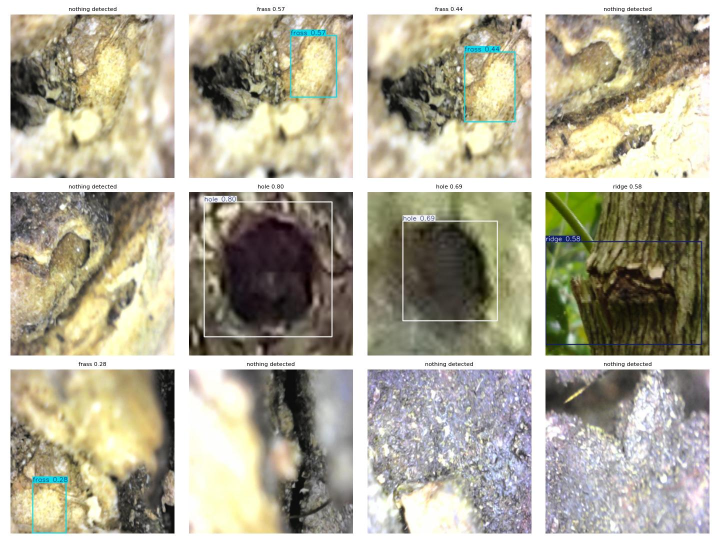
#> input picture cwsb_micro_det_v1/test_predictions.jpg, 1440 x 1080 px, given in place of g, which was not available (shown at 1/2 size)
$ python -i remove_bg.py   (imports and definitions only)
#> lines starting #> are read from the running program, lines starting #| are printed output that depends on the picture
"""Label-free background removal for stem close-ups.

No annotations, no extra model download: OpenCV GrabCut seeded with a centre
rectangle, which works because the capture protocol puts the stem in the
middle of the frame.

THE RULE: whatever this does to an image must happen in BOTH training and
serving. The model is trained on the output of `apply()`, so the API must
call the same `apply()` before predicting. Masking only at prediction time
makes things worse - measured, see reports/mask_experiment_images_16_11.csv.

It is deliberately conservative: when GrabCut collapses (finds nothing) or
keeps nearly everything, the mask is rejected and the original image is
returned unchanged, with `ok=False`. Whole-plant canopy photos fail this way
about 80% of the time - there is no figure/ground to separate - so this is
for stem close-ups only.

  python src/remove_bg.py images_16_11 --check          # CAN I use removal on this data?
  python src/remove_bg.py images_16_11 --out work/nobg/images_16_11
  python src/remove_bg.py images_16_11 --out work/nobg/x --fill blur --preview
"""
import argparse
import random
from pathlib import Path

import cv2
import numpy as np
from PIL import Image, ImageOps

ROOT = Path(__file__).resolve().parents[1]
EXTS = {".jpg", ".jpeg", ".png", ".webp", ".bmp"}

WORK = 480          # GrabCut runs at this long side, then the mask is upscaled
MARGIN = 0.12       # seed rectangle inset from each edge
ITERS = 5
KEEP_MIN, KEEP_MAX = 0.08, 0.85   # outside this the mask is not trusted
FEATHER = 7         # soft edge, avoids a hard cut-out look


def mask_for(rgb):
    """Foreground mask (float 0..1, image size). Uses no labels."""
    h, w = rgb.shape[:2]
    s = WORK / max(h, w)
    small = cv2.resize(rgb, (max(int(w * s), 1), max(int(h * s), 1)))
    sh, sw = small.shape[:2]
    rect = (int(sw * MARGIN), int(sh * MARGIN),
            int(sw * (1 - 2 * MARGIN)), int(sh * (1 - 2 * MARGIN)))

    m = np.zeros((sh, sw), np.uint8)
    bgd, fgd = np.zeros((1, 65), np.float64), np.zeros((1, 65), np.float64)
    try:
        cv2.grabCut(cv2.cvtColor(small, cv2.COLOR_RGB2BGR), m, rect,
                    bgd, fgd, ITERS, cv2.GC_INIT_WITH_RECT)
    except cv2.error:
        return None
    fg = np.where((m == cv2.GC_FGD) | (m == cv2.GC_PR_FGD), 1.0, 0.0).astype(np.float32)

    # keep only the largest blob: drops specks of stray foreground
    n, lab, stats, _ = cv2.connectedComponentsWithStats((fg > 0.5).astype(np.uint8), 8)
    if n > 1:
        biggest = 1 + int(np.argmax(stats[1:, cv2.CC_STAT_AREA]))
        fg = (lab == biggest).astype(np.float32)

    fg = cv2.GaussianBlur(fg, (FEATHER, FEATHER), 0)
    return cv2.resize(fg, (w, h), interpolation=cv2.INTER_LINEAR)


def apply(pil, fill="black"):
    """(PIL image, ok, kept_fraction). ok=False -> original returned unchanged.

    fill: 'black' | 'grey' | 'blur'  - what replaces the background.
          'blur' keeps the scene's colours but destroys its detail, which is
          gentler than a hard cut-out and closer to what the camera sees.
    """
    rgb = np.asarray(pil.convert("RGB"))
    m = mask_for(rgb)
    if m is None:
        return pil, False, 0.0
    kept = float((m > 0.5).mean())
    if not (KEEP_MIN < kept < KEEP_MAX):
        return pil, False, kept            # untrustworthy mask: change nothing

    if fill == "blur":
        k = max(int(min(rgb.shape[:2]) * 0.05) | 1, 9)
        back = cv2.GaussianBlur(rgb, (k, k), 0)
    elif fill == "grey":
        back = np.full_like(rgb, 128)
    else:
        back = np.zeros_like(rgb)

    out = rgb * m[..., None] + back * (1.0 - m[..., None])
    return Image.fromarray(out.astype(np.uint8)), True, kept


GOOD, RISKY = 0.90, 0.75     # share of photos that must process cleanly


def check(paths, sample=40):
    """Decide whether a dataset may be trained with REMOVE_BACKGROUND = True.

    Answers the only question that matters before a retrain: will this run
    produce a fully processed dataset, or a half-processed one?
    """
#> called with sample = 40
    random.seed(42)
    picked = random.sample(paths, min(sample, len(paths)))
    ok_n, keeps = 0, []
    for p in picked:
        pil = ImageOps.exif_transpose(Image.open(p)).convert("RGB")
#> pil is the input picture: PIL image 1440x1080 RGB; mean R, G, B 176.3, 171.4, 152.5
        pil.thumbnail((900, 900))
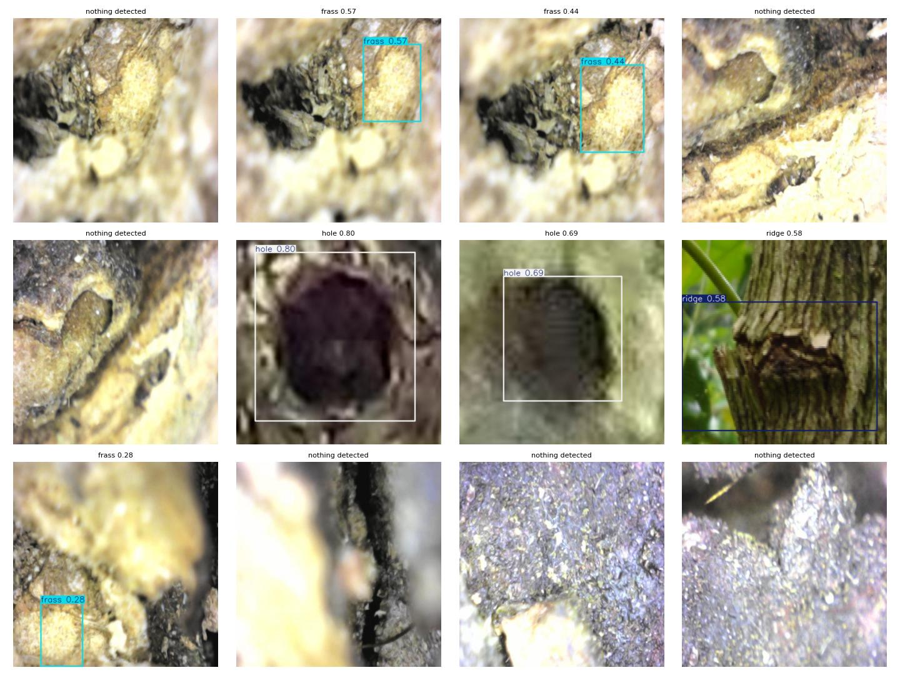
#> pil: PIL image 900x675 RGB; mean R, G, B 176.2, 171.4, 152.5
        _, ok, kept = apply(pil)
#> in mask_for, `small = cv2.resize(rgb, (max(int(w * s), 1), max(int(h * s), 1)))`:
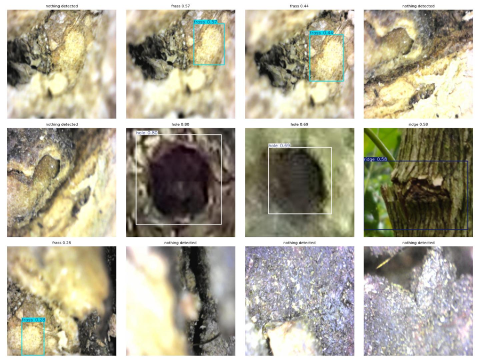
#> small: shape (360, 480, 3); mean R, G, B 176.2, 171.4, 152.5
#> in apply, `m = mask_for(rgb)`:
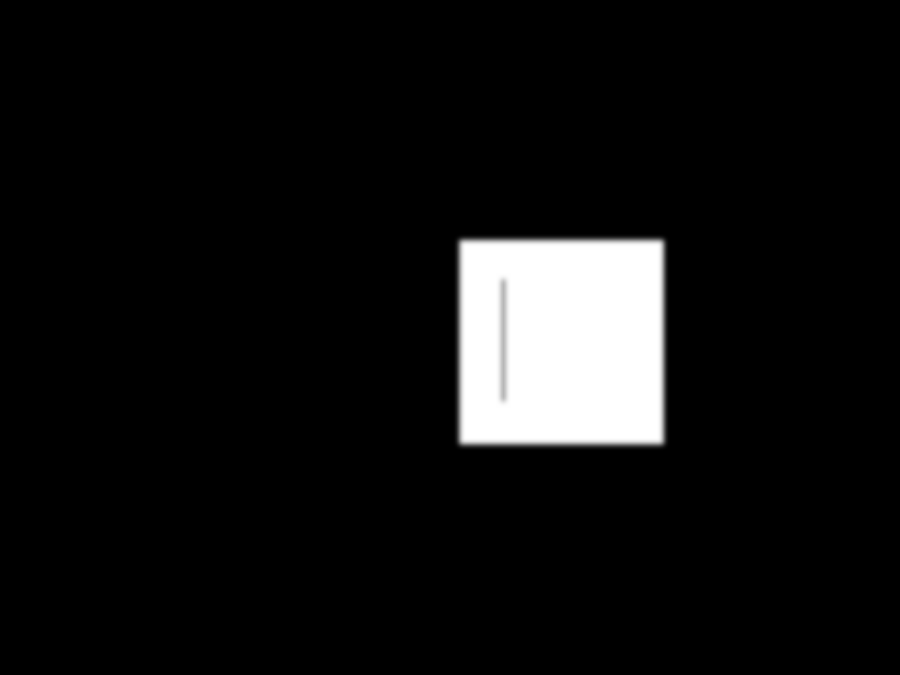
#> m: shape (675, 900) float32; min 0, max 1, mean 0.0684
#> in apply, `kept = float((m > 0.5).mean())`: kept = 0.0688
#> ok = False; kept = 0.0688
        ok_n += bool(ok)
#> ok_n = 0
        if ok:
            keeps.append(kept)
#> pass 2 of the loop in check, `for p in picked:`:
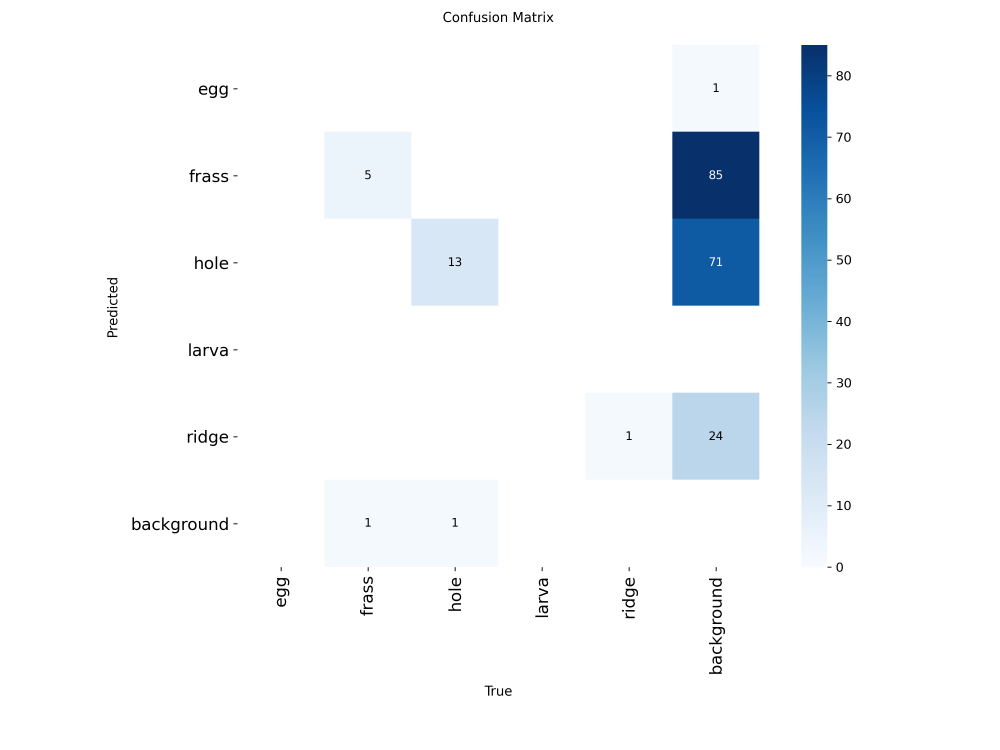
#> input picture cwsb_micro_det_v1/confusion_matrix.png, 3000 x 2250 px, given in place of _, which was not available (shown at 1/3 size)
#> in check, `pil.thumbnail((900, 900))`:
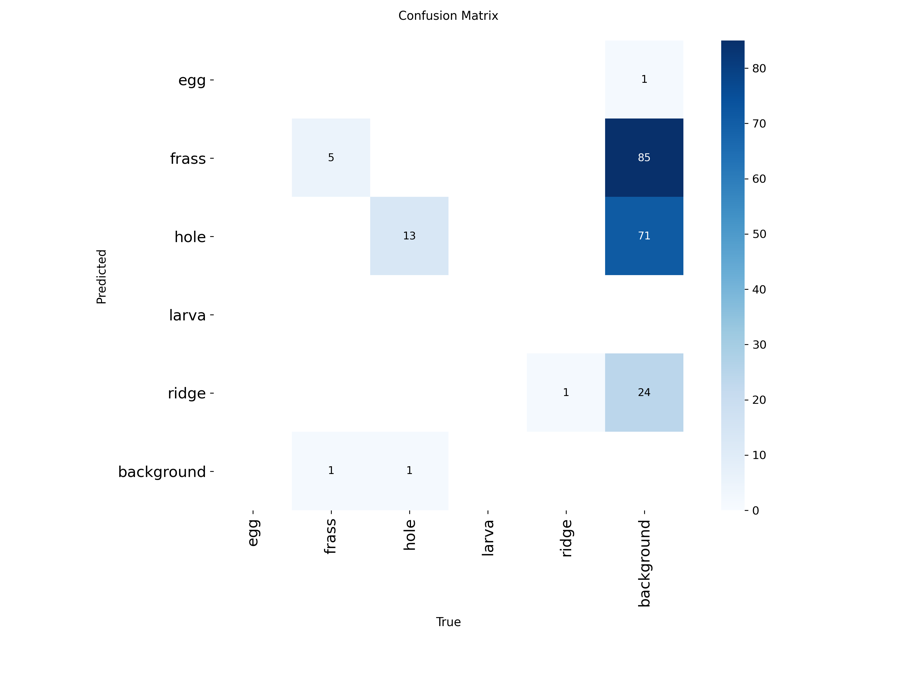
#> pil: PIL image 900x675 RGB; mean R, G, B 244.7, 247.5, 250.1
#> in apply (call 2), `m = mask_for(rgb)`:
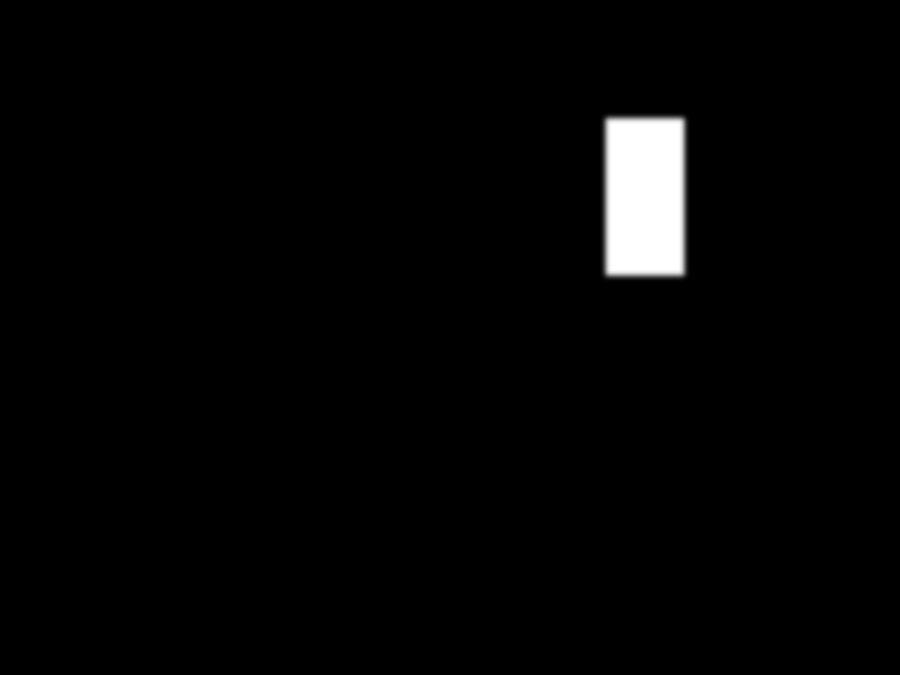
#> m: shape (675, 900) float32; min 0, max 1, mean 0.0204
#> in apply (call 2), `kept = float((m > 0.5).mean())`: kept = 0.0203
    rate = ok_n / len(picked)

    print(f"checked {len(picked)} of {len(paths)} photos")
    print(f"background could be removed from {ok_n} ({rate:.0%})")
    if keeps:
        print(f"stem area kept: median {np.median(keeps):.0%}")
    print()
    if rate >= GOOD:
        print("VERDICT: YES - you can train this data with REMOVE_BACKGROUND = True.")
    elif rate >= RISKY:
        print(f"VERDICT: RISKY - {1 - rate:.0%} of photos would pass through untouched,")
        print("         giving a half-processed dataset. Either train with")
        print("         REMOVE_BACKGROUND = False, or remove the photos that fail.")
    else:
        print(f"VERDICT: NO - keep REMOVE_BACKGROUND = False. Only {rate:.0%} of these")
        print("         photos have a separable stem. These look like whole-plant")
        print("         canopy shots, where the background is more coffee plant and")
        print("         there is nothing to cut away.")
    return rate


# [71 lines left out: function main, not called in this run]


# [2 lines not run here, left out]

#> (the run stopped early here; a loop or call above may not have finished)
